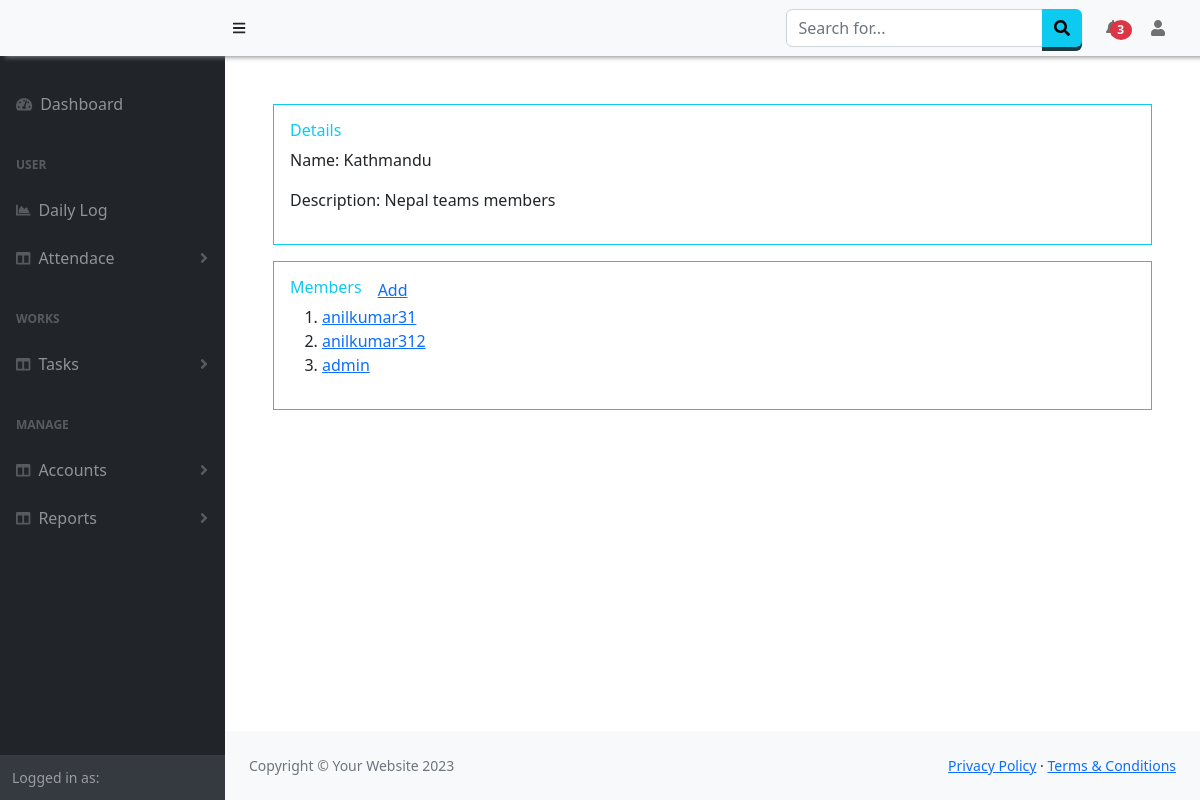
Page /validate/teams/1 on the committed database.
### Manager/models.py (models this page shows, shortened)
class Teams(models.Model):
    name = models.CharField(null=True,max_length=100)
    description = models.CharField(null=True,max_length=300)

class TeamUsers(models.Model):
    team = models.ForeignKey(Teams, null=True, on_delete=models.SET_NULL)
    user = models.ForeignKey(User, null=True, on_delete=models.CASCADE)

### Authentication/views.py (the view)
# urls.py: path('teams/<teamid>',views.getTeams,name='teams'),
def getTeams(request,teamid):
    team = Teams.objects.get(id=teamid)
    members = TeamUsers.objects.filter(team =teamid)
    return render(request,'Authentication/team.html',{'teams':team,'members':members})

### Authentication/templates/Authentication/team.html (shortened to what this page needs)
{% extends "base.html" %}
{% block content %}
<div >
    <div class="p-3 border border-info">
        <h6 class="text-info">Details</h6>
        <p>Name: {{teams.name}}</p>
        <p>Description: {{teams.description}}</p>
    </div>
    <div class="p-3 mt-3 border border-info">
        <div class="d-flex justify-content">
            <div ><h6 class="text-info">Members</h6></div>
            <div class="ms-3" ><a href="#" data-bs-toggle="modal" data-bs-target="#addTeamModal"><span>Add</span></a></div>
        </div>
        <ol>
            {% for m in members %}
                <li><a href="#" >{{m.user}}</a></li>
            {% endfor %}
        </ol>
    </div>
</div>
{% endblock %}

### rows in the picture
Teams: name "Kathmandu", description "Nepal teams members"
TeamUsers: user "anilkumar31"
TeamUsers: user "anilkumar312"
TeamUsers: user "admin"
